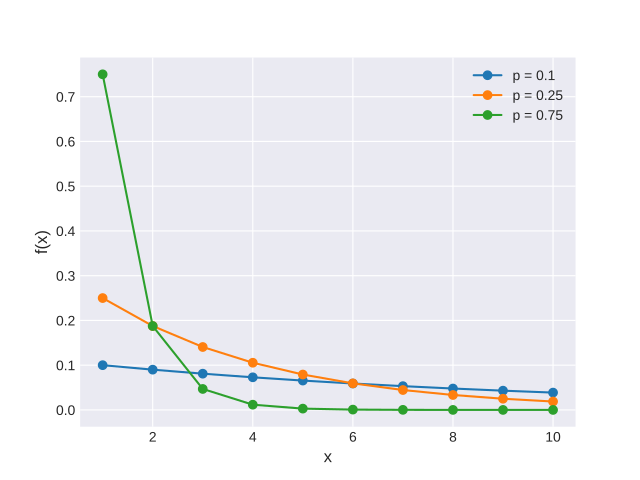

Python code for this plot:
import matplotlib.pyplot as plt
import numpy as np
import scipy.stats as st
plt.style.use('seaborn-darkgrid')
x = np.arange(1, 11)
for p in [0.1, 0.25, 0.75]:
    pmf = st.geom.pmf(x, p)
    plt.plot(x, pmf, '-o', label='p = {}'.format(p))
plt.xlabel('x', fontsize=12)
plt.ylabel('f(x)', fontsize=12)
plt.legend(loc=1)
plt.show()
